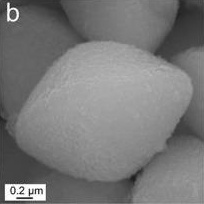
#> input picture images/sample3.jpeg, 204 x 204 px, given as the content of the folder ./STEMimg/, which was not available
$ python main.py
#> lines starting #> are read from the running program, lines starting #| are printed output that depends on the picture; after the words box and inside, x2 and y2 are one past the last pixel; in counts of white or black regions, pixels touching at a corner belong together; pictures that were not available may be replaced by others from this repository, and a replacement may not be noted
### func.py
import numpy as np
import cv2
import matplotlib.pyplot as plt
import os

def createFolder(args):
    if os.path.exists(args) is False:
        os.makedirs(args)

def fill_color(img, canvas):
    idx_range = np.arange(0, img.shape[0])
    col_range = np.arange(0, img.shape[1])
    filter_idx=[]
    filter_col=[]

    for idx in idx_range:
        for col in col_range:
            filter = canvas[idx:idx+5, col:col+5]
            filter_mean = filter.mean()

            if filter_mean > 30:
                # print(filter_mean)
                filter_idx.append(idx)
                filter_col.append(col)

    for i in range(len(filter_idx)):
        canvas[filter_idx[i]:filter_idx[i]+6, filter_col[i]:filter_col[i]+6] = 255

    return canvas

# [49 lines left out: functions img_segmentation, fig_show, not called in this run]

def main(args):
    img_path = args.baseroot
    save_path = args.save_dir
    for file_name in os.listdir(img_path):
        print(file_name)
        img = cv2.imread(img_path + '{}'.format(file_name))
#> img is the input picture: shape (204, 204, 3); min 23, max 255, mean 121
        img = cv2.resize(img, (256,256))
#> img: shape (256, 256, 3)

        h, w, _ = img.shape
#> h = 256; w = 256

        img = np.array(img)
        print('img.shape :', img.shape)
#| img.shape : (256, 256, 3)

        if args.segmentation:
            img_seg = img_segmentation(img)
        else:
            img_seg = img

        mask = np.zeros(shape=img.shape, dtype=np.uint8)
        mask[np.where((img_seg > [args.threshold, args.threshold, args.threshold]).all(axis=2))] = [255, 255, 255]

        thresh = mask.copy()

        if args.img_fill:
            fill_mask = fill_color(img, mask)
#> after the loop in fill_color, `for idx in idx_range:`: filter_col = 1593 values, max 56 at index 465, min 2 at index 736, mean 26.07; filter_idx = 1593 values from 1 to 250
#> after the loop in fill_color, `for i in range(len(filter_idx)):`:
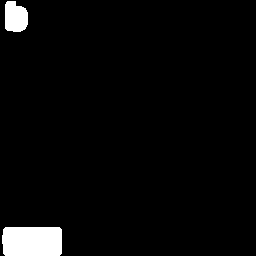
#> canvas: shape (256, 256, 3); 3.5% white; 2 white regions, box (x1, y1, x2, y2) and area: (2, 227, 62, 256) 1708, (5, 1, 28, 32) 601
        else:
            fill_mask = mask

        masked = img.copy()

        masked[np.where((fill_mask > [230, 230, 230]).all(axis=2))] = [255, 255, 255]
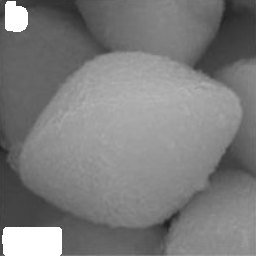
#> masked: shape (256, 256, 3); min 30, max 255, mean 124.5

        if args.img_show:
            fig_show(img, img_seg, thresh, fill_mask, masked)

        if args.save_fig:
            # Create a folder if it does`t folder
            createFolder(save_path)
            cv2.imwrite(save_path + '{}'.format(file_name), fill_mask)

### main.py
from func import *
import argparse

# python main.py --baseroot <your_image_baseroot> --save_dir <save_path>

## setup arguments
parser = argparse.ArgumentParser(description='Threshold-based mask algorithm')

## Path
parser.add_argument('--baseroot', type=str, default='./STEMimg/', help='path to the dataset directory')
parser.add_argument('--save_dir', type=str, default='./STEMimg_results/', help='saves results here')

## setting
parser.add_argument('--segmentation', default=False, help='4 corner segmentation of image') # Use 'True' or 'False' if you want to split the image
parser.add_argument('--img_fill', default=True, help='Refill extracted pixel values') # Use 'True' or 'False' if you want to refill the pixels
parser.add_argument('--img_show', default=False, help='Show the image') # Use 'True' or 'False' if you want to show the figure
parser.add_argument('--save_fig', default=True, help='Save the figure') # Use 'True' or 'False' if you want to save the figure
parser.add_argument('--threshold', type=int, default=200, help='threshold setting')


if __name__ == "__main__":
    args = parser.parse_args()
    args.baseroot = os.path.expanduser(args.baseroot)
    args.save_dir = os.path.expanduser(args.save_dir)

    main(args)

$ run again, on images/sample4.jpeg
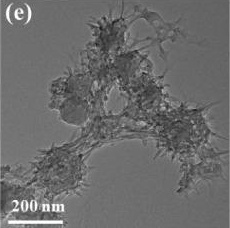
#> input picture images/sample4.jpeg, 230 x 228 px, given as the content of the folder ./STEMimg/, which was not available
#> in main, img is the input picture: shape (228, 230, 3); min 23, max 255, mean 107.7
#> img: shape (256, 256, 3)
#| img.shape : (256, 256, 3)
#> after the loop in fill_color, `for idx in idx_range:`: filter_col = 1491 values, max 70 at index 665, min 3 at index 109, mean 33.04; filter_idx = 1491 values from 3 to 250
#> after the loop in fill_color, `for i in range(len(filter_idx)):`:
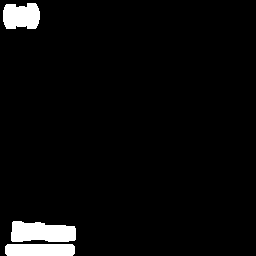
#> canvas: shape (256, 256, 3); 4.3% white; 3 white regions, box (x1, y1, x2, y2) and area: (11, 221, 76, 242) 1131, (3, 3, 40, 29) 829, (5, 244, 75, 256) 828
#> in main, `masked[np.where((fill_mask > [230, 230, 230]).all(axis=2))] = [255, 25..`:
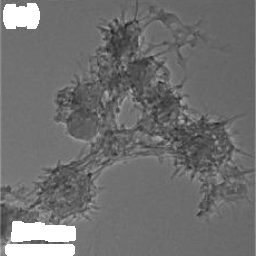
#> masked: shape (256, 256, 3); min 31, max 255, mean 112.1

$ run again, on images/sample5.jpeg
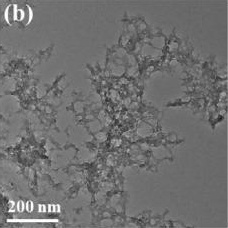
#> input picture images/sample5.jpeg, 228 x 228 px, given as the content of the folder ./STEMimg/, which was not available
#> in main, img is the input picture: shape (228, 228, 3); min 22, max 255, mean 112.1
#> img: shape (256, 256, 3)
#| img.shape : (256, 256, 3)
#> after the loop in fill_color, `for idx in idx_range:`: filter_col = 1591 values, max 66 at index 724, min 1 at index 214, mean 29.79; filter_idx = 1591 values from 2 to 248
#> after the loop in fill_color, `for i in range(len(filter_idx)):`:
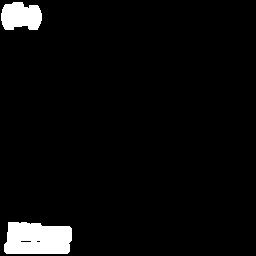
#> canvas: shape (256, 256, 3); 4.3% white; 2 white regions, box (x1, y1, x2, y2) and area: (4, 222, 72, 254) 1915, (1, 2, 42, 30) 935
#> in main, `masked[np.where((fill_mask > [230, 230, 230]).all(axis=2))] = [255, 25..`:
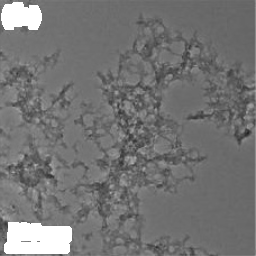
#> masked: shape (256, 256, 3); min 33, max 255, mean 116.5
